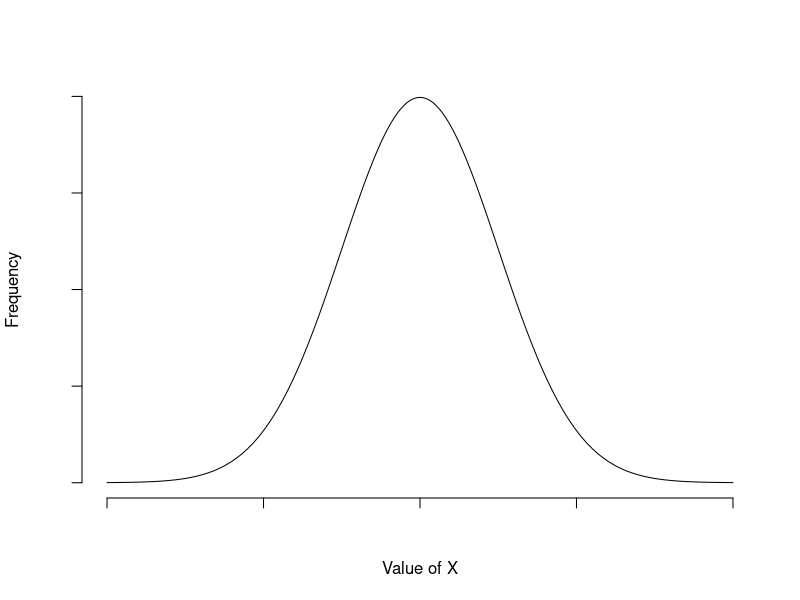
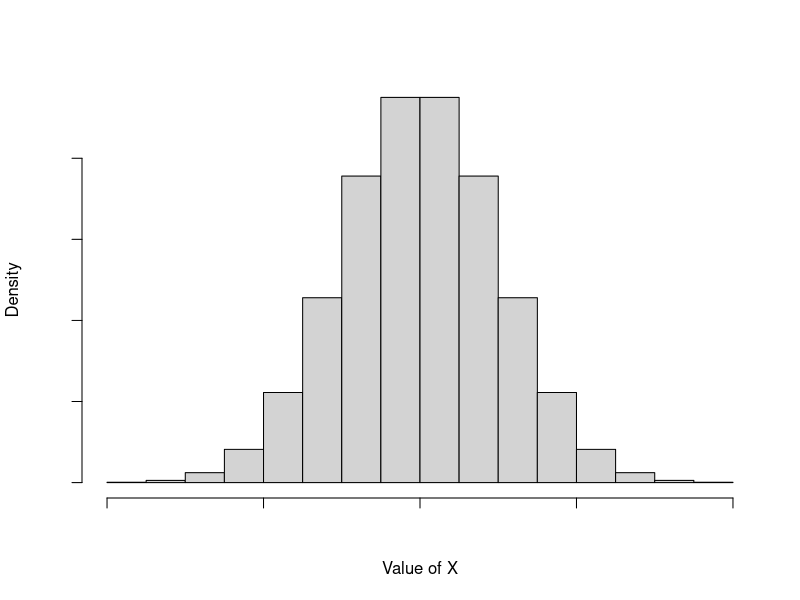
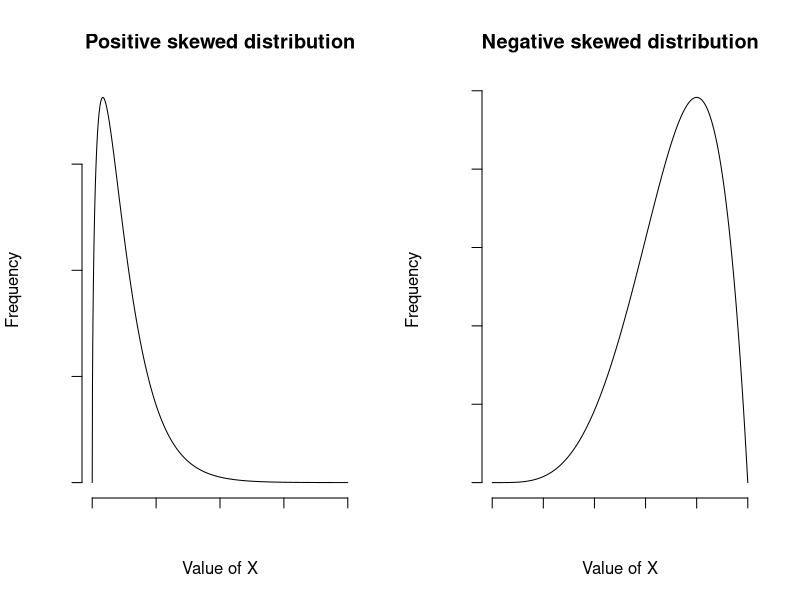

R code for these plots, in order:

#Draw normal distribution


x <- seq(-4, 4, length=1000)
hx <- dnorm(x)


colors <- c("red", "blue", "darkgreen", "gold", "black")
labels <- c("df=1", "df=3", "df=8", "df=30", "normal")

plot(x, hx, type="l", lty=1, yaxt="no", ylab="Frequency", xlab="Value of X",
       cex=3 , main=NULL, frame=F, axes=F)
axis(side=1, labels=FALSE)
axis(side=2, labels=FALSE)

hxw <- hx * 1000
fx <- unlist(apply(cbind(x, hxw), 1,  function(x) rep(x[1], round(x[2] ))))
hist(fx, breaks = 20 , main=NULL, xaxt="no", yaxt="no",ylab="Density", xlab="Value of X" )
axis(side=1, labels=FALSE)
axis(side=2, labels=FALSE)


par(mfrow=c(1, 2))

x <- seq(0, 8, length=1000)
hx <- df(x, df1=3, df=2144)
plot(x, hx, , type="l", lty=1, yaxt="no", ylab="Frequency", xlab="Value of X",
     cex=3 , main=NULL, frame=F, axes=F)
axis(side=1, labels=FALSE)
axis(side=2, labels=FALSE)
title("Positive skewed distribution")

x <- seq(0, 1, length=1000)
hx <- dbeta(x, 5, 2)
plot(x, hx, , type="l", lty=1, yaxt="no", ylab="Frequency", xlab="Value of X",
     cex=3 , main=NULL, frame=F, axes=F)
axis(side=1, labels=FALSE)
axis(side=2, labels=FALSE)
title("Negative skewed distribution")
